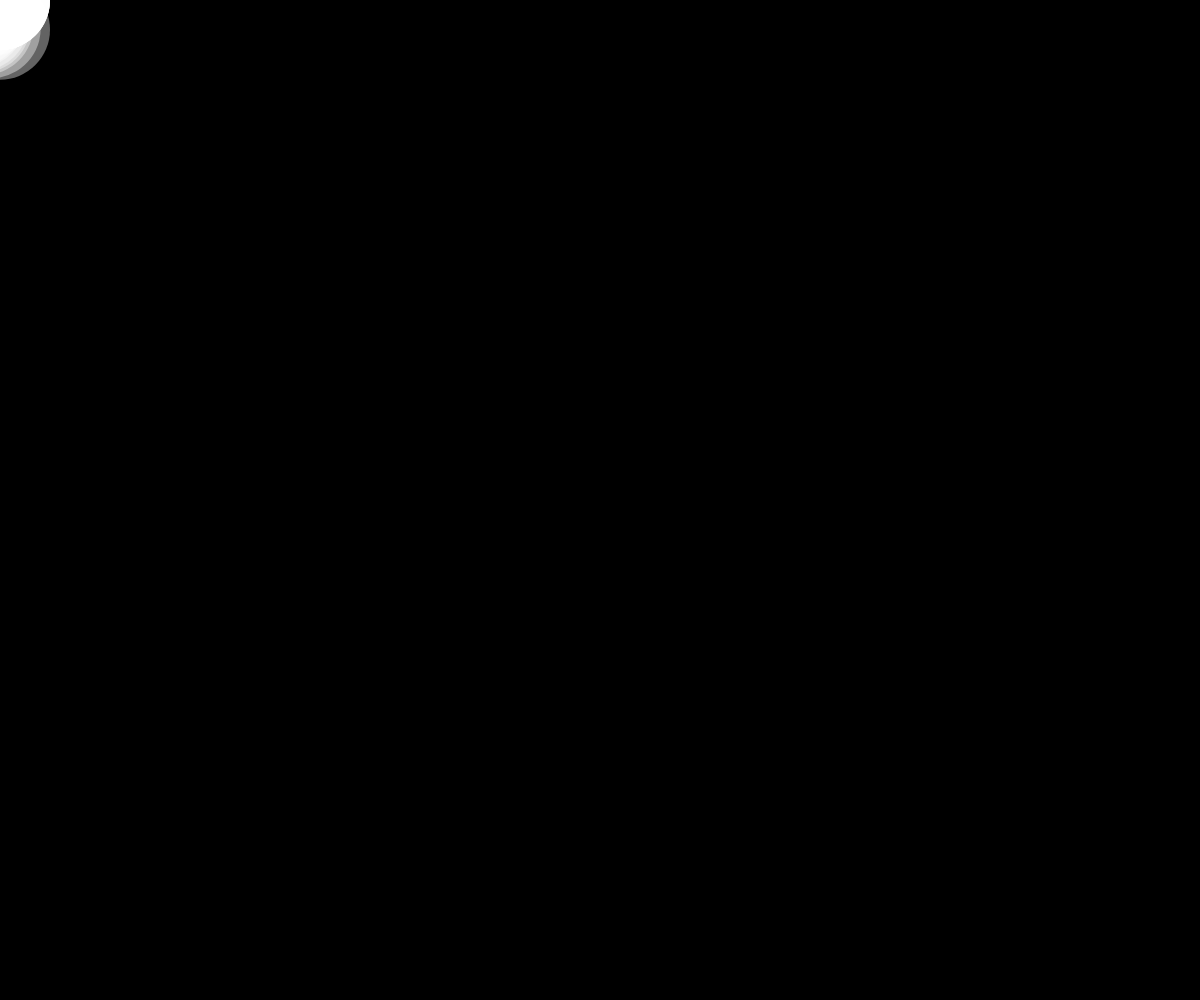
Frame 1 (no input)
Frame 60 (no input): identical to frame 1, image omitted
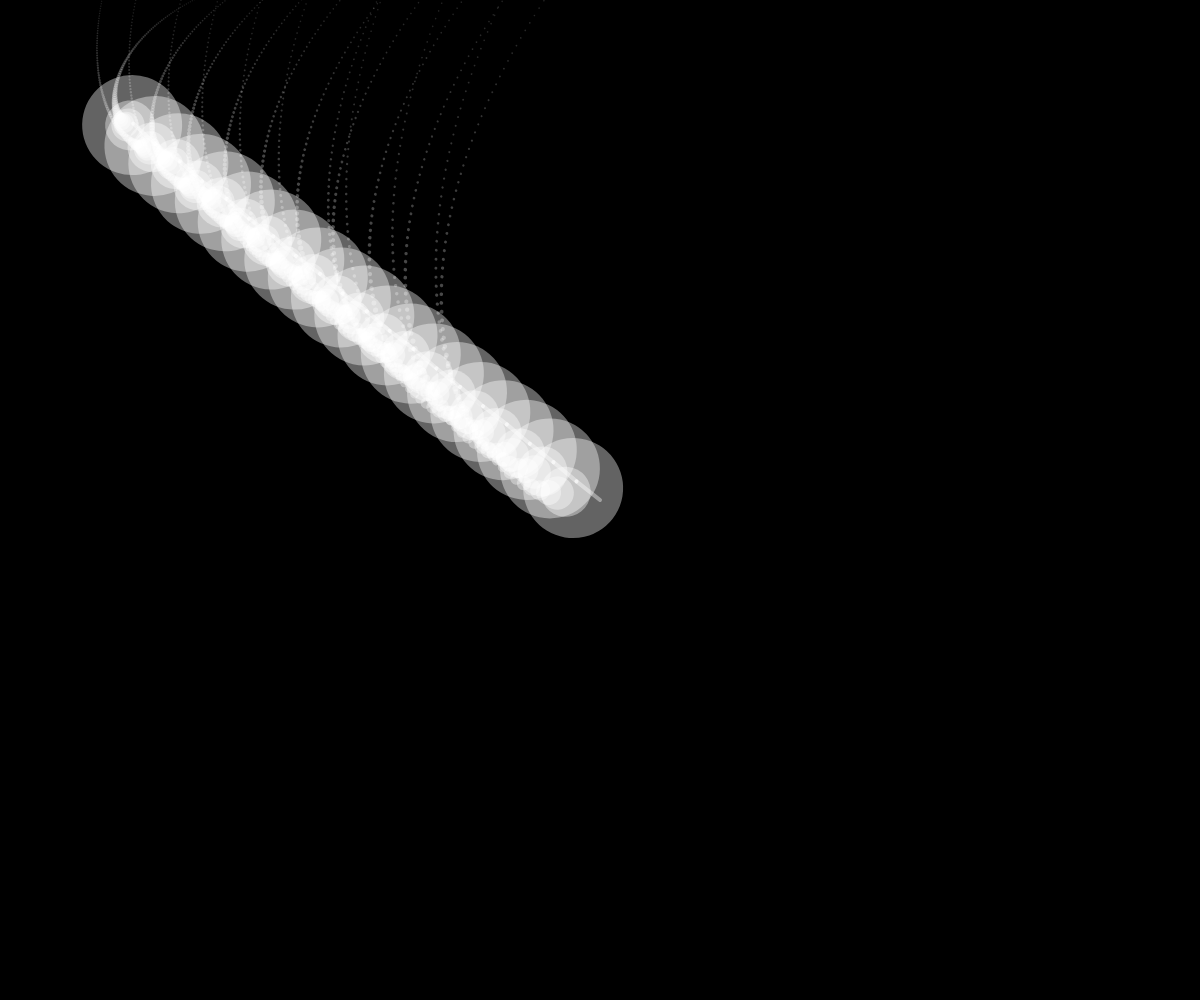
Frame 120 (the mouse pressed at the canvas centre since frame 60)

The p5.js sketch that drew these frames (run headless with seeded random() and noise() and a simulated clock; from frame 60 on, the mouse is pressed at the canvas centre):

// p5.js sketch
// ── sketch.js

// Based on https://processing.org/examples/follow3.html

let x = new Array(20).fill(0);
let y = new Array(20).fill(0);
let segLength = 30;

function setup() {
   createCanvas(windowWidth, windowHeight);
   strokeWeight(4);
   stroke(255, 100);
}

function draw() {
   background(0);
   dragSegment(0, mouseX, mouseY);
   for(i=0; i<x.length-1; i++) {
      dragSegment(i+1, x[i], y[i]);
   }
}

function dragSegment(i, xin, yin) {
   let dx = xin - x[i];
   let dy = yin - y[i];
   let angle = atan2(dy, dx);
   x[i] = xin - cos(angle) * segLength;
   y[i] = yin - sin(angle) * segLength;
   segment(x[i], y[i], angle, i);
}

function segment(x, y, a, i) {
   push();
   translate(x, y);
   rotate(a);
   line(0, 0, segLength, 0);
   for(i=0; i<100; i++) {
      rotate(a/i);
      stroke(255, (100-i));
      // point(x*(i/160), y*(i/160));
      strokeWeight((100/i));
      point(x*(i/100), y*(i/100));
   }
   pop();
}
